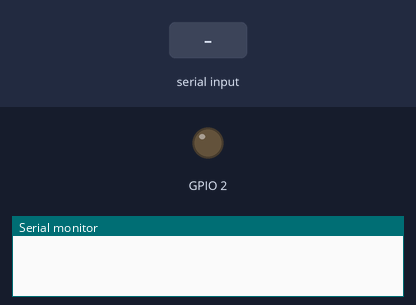
Bench run of a sketch on a simulated ESP32. On the bench: output pins drawn as LEDs (lit = HIGH), the last lines printed to the serial monitor. Inputs (shaded band) come from the test bench.

Above: at 1.2 s.
1.3 s: "1\n" received over Serial
At 2.1 s:
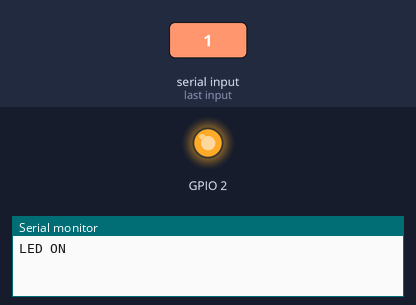
Timing chart, 0 to 4.3 s (numbered marks = the images above; inputs shaded):
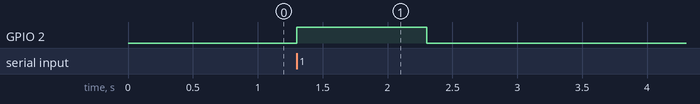

Measured:
- after the input at 1.3 s, GPIO 2: LOW → HIGH at once, → LOW 1.0 s later

The sketch:

receiver.ino
```cpp
// esp32

void receive()
{
  if (Serial.available())
  {
    int data = Serial.parseInt();
    if (data == 1)
    {
      digitalWrite(2, HIGH);
      Serial.println("LED ON");
    }
    else
    {
      digitalWrite(2, LOW);
      Serial.println("LED OFF");
    }
  }
}

void setup() {
  pinMode(2, OUTPUT);
  Serial.begin(9600);
}

void loop() {
  receive();
}
```
